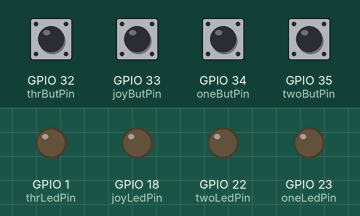
A sketch run on a simulated ESP32. On the bench: output pins drawn as LEDs (lit = HIGH). The inputs (shaded band) are chosen by the test bench; at power-on: GPIO 32 (thrButPin), GPIO 33 (joyButPin), GPIO 34 (oneButPin), GPIO 35 (twoButPin) HIGH.

Above: at 1.2 s.
1.3 s: GPIO 32 (thrButPin) pulled LOW for 0.15 s
At 1.37 s:
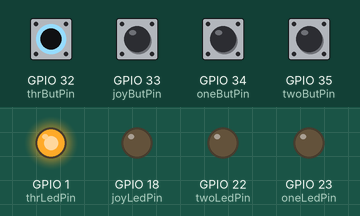
2.9 s: GPIO 33 (joyButPin) pulled LOW for 0.15 s
At 2.97 s:
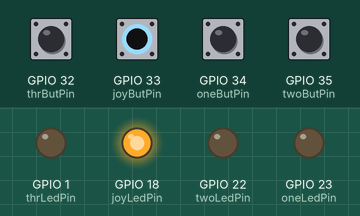
Timing chart, 0 to 5.9 s (numbered marks = the images above; inputs shaded):
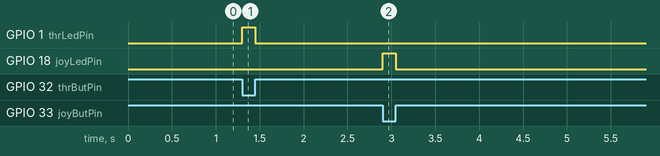

Measured:
- after the input at 1.3 s, GPIO 1 (thrLedPin): LOW → HIGH at once, → LOW 0.15 s later
- after the input at 2.9 s, GPIO 18 (joyLedPin): LOW → HIGH at once, → LOW 0.15 s later

The sketch:

B-S-Test.ino
```cpp
//Setting joystick-related button and LED
int joyButPin = 33;
int joyLedPin = 18;
int ljstate = HIGH;

//Setting other buttons up
int oneButPin = 34;
int oneLedPin = 23;
int lostate = HIGH;

int twoButPin = 35;
int twoLedPin = 22;
int lwstate = HIGH;

int thrButPin = 32;
int thrLedPin = 1;
int lhstate = HIGH;


void setup() {
  // put your setup code here, to run once:
  pinMode(joyButPin, INPUT_PULLUP);
  pinMode(joyLedPin, OUTPUT);

  digitalWrite(joyLedPin, LOW);

  pinMode(oneButPin, INPUT_PULLUP);
  pinMode(oneLedPin, OUTPUT);

  digitalWrite(oneLedPin,LOW);

  pinMode(twoButPin, INPUT_PULLUP);
  pinMode(twoLedPin, OUTPUT);

  digitalWrite(twoLedPin, LOW);

  pinMode(thrButPin, INPUT_PULLUP);
  pinMode(thrLedPin, OUTPUT);

  digitalWrite(thrLedPin, LOW);
}

void loop() {
  // put your main code here, to run repeatedly:
  int reading = digitalRead(thrButPin);
  /*while(reading == LOW){
    reading = digitalRead(oneButPin);
    digitalWrite(oneLedPin,HIGH);
  }
  digitalWrite(oneLedPin,LOW);

  reading = digitalRead(twoButPin);

  while(reading == LOW){
    reading = digitalRead(twoButPin);
    digitalWrite(twoLedPin,HIGH);
  }
  digitalWrite(twoLedPin,LOW);
  */

  while(reading == LOW){
    reading = digitalRead(thrButPin);
    digitalWrite(thrLedPin,HIGH);
  }
  digitalWrite(thrLedPin,LOW);

  reading = digitalRead(joyButPin);

  while(reading == LOW){
    reading = digitalRead(joyButPin);
    digitalWrite(joyLedPin,HIGH);
  }
  digitalWrite(joyLedPin,LOW);


  if(digitalRead(oneButPin) == HIGH && digitalRead(twoButPin) == HIGH &&
      digitalRead(thrButPin) == HIGH && digitalRead(joyButPin) == HIGH){
    return;
      }
}
```
